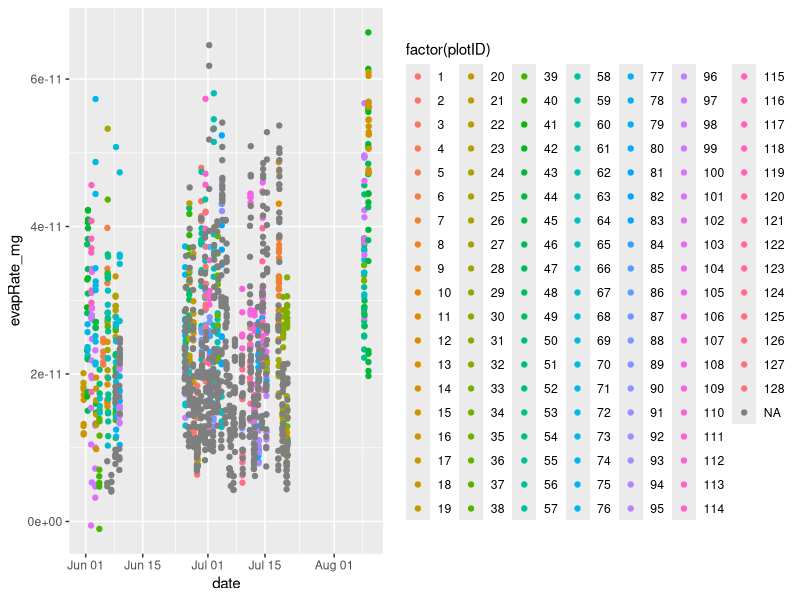

The R script that drew this image:
library(tidyverse)
library(lubridate)
library(egg)

evap <- read.csv("./data/evap_raw.csv")
evap_ctrl <- read.csv("./data/evap_control.csv")

evap_all <- evap %>% select(date:evpRate_g.mm2.s) %>%
  filter(paperID != "") %>%
  bind_rows(
    evap_ctrl %>% select(date:evpRate_g.mm2.s) %>%
      filter(startTime != "") %>%
      rename(paperID = ID)
  ) %>%
  mutate(startTime = as.POSIXlt(paste(date, startTime, sep = ":"), 
                             format = "%m/%d/%Y:%H:%M:%S")) %>%
  mutate(endTime = as.POSIXlt(paste(date, endTime, sep = ":"), 
                             format = "%m/%d/%Y:%H:%M:%S")) %>%
  rowwise() %>%
  mutate(date = mean(c(startTime, endTime))) %>% ungroup() %>%
  mutate(startDecT = hour(startTime) + minute(startTime)/60 + second(startTime)/3600)%>%
  mutate(endDecT = hour(endTime) + minute(endTime)/60 + second(endTime)/3600) %>%
  mutate(evapRate_mg = evpRate_g.mm2.s/1000)

ggplot(evap_all, aes(date, evapRate_mg, color = factor(plotID))) + geom_point()
